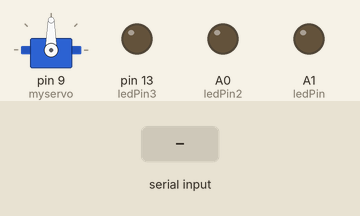
This sketch was run on a simulated Arduino Uno, built with avr-gcc and run on an emulated ATmega328P. Shown: servo, output pins drawn as LEDs (lit = HIGH). Dashed ring = blinking. Inputs (shaded band) come from the test bench.

Above: at 1.2 s.
1.3 s: "30,150\n" received over Serial
At 1.45 s:
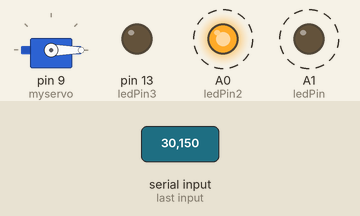
At 8.8 s:
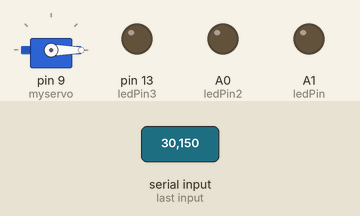
Timing chart, 0 to 10.3 s (numbered marks = the images above; inputs shaded):
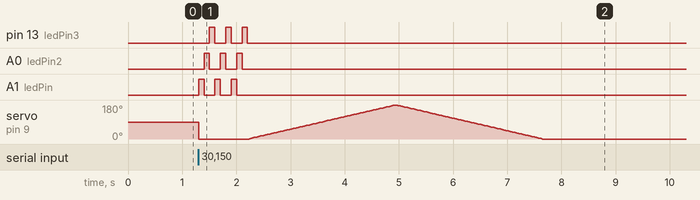

The sketch:

python_twitter_3LED_servo.ino
```cpp
/*
  * Author: Nicholas Bester
  * Title: Twitter Mention Test
  * Version: 0.1
  * Modify by Lars Gimse
*/

#include <Servo.h>

// Debuging variables
int const DEBUG = 0; // Test LED without Serial feedback

Servo myservo;

// LED control
int ledPin = A1;
int ledPin2 = A0;
int ledPin3 = 13;
int pos = 0;
int pos2 = 0;


// Value sent from Python
int signalState;

void setup() {
  // Transistor pin connection on board
  pinMode(ledPin, OUTPUT);
  pinMode(ledPin2, OUTPUT);
  pinMode(ledPin3, OUTPUT);

  myservo.attach(9);

  // Enabling communication
  Serial.begin(9600);

  // Test breadboard setup to LED
  if (DEBUG) {
    tweetReceived();
  }
}

void loop() {
  if (!DEBUG) {
    if (Serial.available()) {
      byte receivedValue = Serial.read() - '0';
      signalState = receivedValue;

      if (signalState == 1) {
        tweetReceived();
      }

      else if (signalState == 0) {
        ledToggle(false);
        ledToggle2(false);
        ledToggle3(false);
        servo(false);

      }

      Serial.flush();
    }
  }
}

// Flash the light when tweet is received
void tweetReceived() {
  for (int i = 0; i < 3; i++) {
    ledToggle(true);
    delay(100);
    ledToggle2(true);
    ledToggle(false);
    delay(100);
    ledToggle2(false);
    ledToggle3(true);
    delay(100);
    ledToggle3(false);
  }
    servo(true);
  }


// turn LED on and off
void ledToggle(boolean value) {
  if (value) {
    analogWrite(ledPin, 1023);
  }

  else {
    analogWrite(ledPin, 0);
  }
}

void ledToggle2(boolean value) {
  if (value) {
    analogWrite(ledPin2, 1023);
  }

  else {
    analogWrite(ledPin2, 0);
  }
}

void ledToggle3(boolean value) {
  if (value) {
    digitalWrite(ledPin3, HIGH);
  }

  else {
    digitalWrite(ledPin3, LOW);
  }
}


void servo(boolean value) {
  if (value) {
    for (pos = 0; pos <= 180; pos += 1) {
      myservo.write(pos);
      delay(15);
    }
  for (pos = 180; pos >= 0; pos -= 1) {
    myservo.write(pos);
    delay(15);
  }
  }
    else {
    myservo.write(pos2);
  }
}
```

Measured:
- after the input at 1.3 s, pin 13 (ledPin3): alternates HIGH for 0.10 s and LOW for 0.20 s, 6 changes in all, then stays LOW, starting after 0.20 s; A0 (ledPin2): alternates HIGH for 0.10 s and LOW for 0.20 s, 6 changes in all, then stays LOW, starting after 0.10 s
